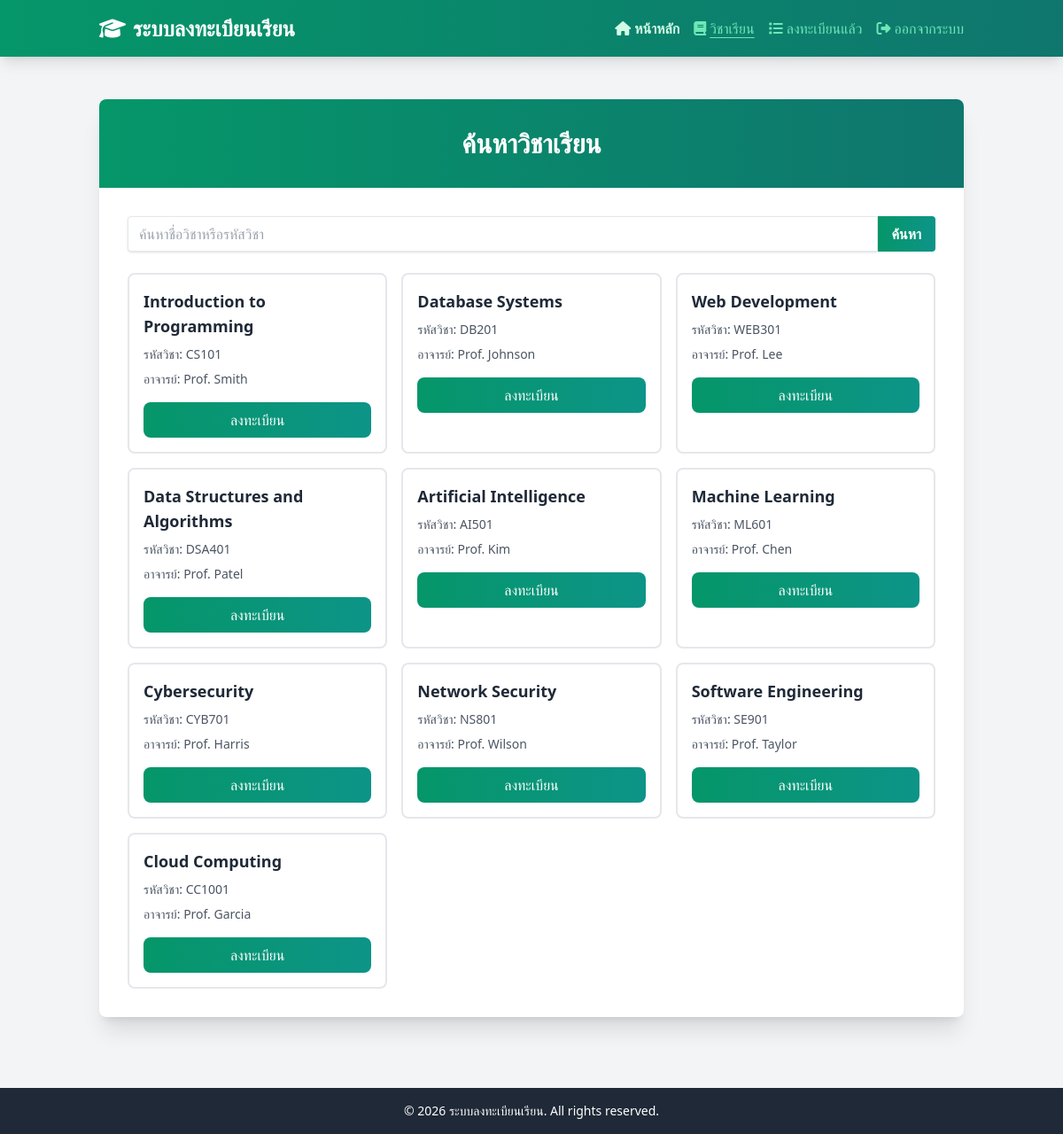
/courses (signed in), run on the app's committed database.
### tables this page shows
CREATE TABLE IF NOT EXISTS courses (
    course_id INT PRIMARY KEY AUTO_INCREMENT,
    course_name VARCHAR(100) NOT NULL,
    course_code VARCHAR(20) UNIQUE,
    instructor VARCHAR(50)
);

### routes/courses.php (called while the page is built, shortened)
<?php
$studentId = $_SESSION['student_id'] ?? null;
$keyword = $_GET['keyword'] ?? '';
if ($keyword) {
    $coursesResult = getCoursesByKeyword($keyword);
} else {
    $coursesResult = getCourses();
}
$enrollmentsResult = getEnrollmentsByStudent($studentId);
renderView('courses', ['courses' => $coursesResult, 'enrollments' => $enrollmentsResult, 'keyword' => $keyword]);
?>

### databases/courses.php (called while the page is built, shortened)
<?php
function getCourses(): mysqli_result|bool
{
    $conn = getConnection();
    $sql = 'SELECT * FROM courses';
    $result = $conn->query($sql);
    return $result;
}
?>

### templates/courses.php (the view, shortened to what this page needs)
<?php include 'header.php' ?>
<main class="container mx-auto px-2 sm:px-4 lg:px-6 py-4 sm:py-6 lg:py-12 flex-grow">
    <div class="bg-white rounded-lg shadow-xl overflow-hidden">
        <div class="bg-gradient-to-r from-emerald-600 to-teal-700 text-white py-4 sm:py-6 lg:py-8 px-3 sm:px-4 lg:px-6">
            <h2 class="text-xl sm:text-2xl lg:text-3xl font-bold text-center">ค้นหาวิชาเรียน</h2>
        </div>
        <div class="p-3 sm:p-4 lg:p-8">
            <form action="/courses" method="get" class="mb-6">
                <div class="flex">
                    <input type="text" name="keyword" value="<?= htmlspecialchars($data['keyword']) ?>" placeholder="ค้นหาชื่อวิชาหรือรหัสวิชา" class="flex-grow shadow appearance-none border rounded-l py-2 px-3 text-gray-700 leading-tight focus:outline-none focus:shadow-outline">
                    <button type="submit" class="bg-gradient-to-r from-emerald-600 to-teal-600 hover:from-emerald-700 hover:to-teal-700 text-white font-bold py-2 px-4 rounded-r focus:outline-none focus:shadow-outline">
                        ค้นหา
                    </button>
                </div>
            </form>
            <div class="grid grid-cols-1 sm:grid-cols-2 lg:grid-cols-3 gap-4">
                <?php
                $enrolledCourseIds = [];
                while ($course = $data['courses']->fetch_assoc()) {
                    $isEnrolled = in_array($course['course_id'], $enrolledCourseIds);
                    ?>
                    <div class="bg-white border-2 border-gray-200 rounded-lg p-4 hover:shadow-lg transition">
                        <h3 class="text-lg font-semibold text-gray-800 mb-2"><?= $course['course_name'] ?></h3>
                        <p class="text-sm text-gray-600 mb-2">รหัสวิชา: <?= $course['course_code'] ?></p>
                        <p class="text-sm text-gray-600 mb-4">อาจารย์: <?= $course['instructor'] ?></p>
                        <?php if ($isEnrolled) { ?>
                            <span class="block w-full bg-gray-500 text-white py-2 px-4 rounded-lg text-center">ลงทะเบียนแล้ว</span>
                        <?php } else { ?>
                            <a href="#" onclick="showConfirmModal('ต้องการลงทะเบียนวิชานี้หรือไม่?', () => window.location.href = '/enroll/<?= $course['course_id'] ?>'); return false;" class="block w-full bg-gradient-to-r from-emerald-600 to-teal-600 text-white py-2 px-4 rounded-lg hover:from-emerald-700 hover:to-teal-700 transition text-center">ลงทะเบียน</a>
                        <?php } ?>
                    </div>
                <?php } ?>
            </div>
        </div>
    </div>
</main>
<?php include 'footer.php' ?>

### data on the page
courses: course_name "Introduction to Programming", course_code "CS101", instructor "Prof. Smith"
courses: course_name "Database Systems", course_code "DB201", instructor "Prof. Johnson"
courses: course_name "Web Development", course_code "WEB301", instructor "Prof. Lee"
courses: course_name "Data Structures and Algorithms", course_code "DSA401", instructor "Prof. Patel"
courses: course_name "Artificial Intelligence", course_code "AI501", instructor "Prof. Kim"
courses: course_name "Machine Learning", course_code "ML601", instructor "Prof. Chen"
courses: course_name "Cybersecurity", course_code "CYB701", instructor "Prof. Harris"
courses: course_name "Network Security", course_code "NS801", instructor "Prof. Wilson"
courses: course_name "Software Engineering", course_code "SE901", instructor "Prof. Taylor"
courses: course_name "Cloud Computing", course_code "CC1001", instructor "Prof. Garcia"
